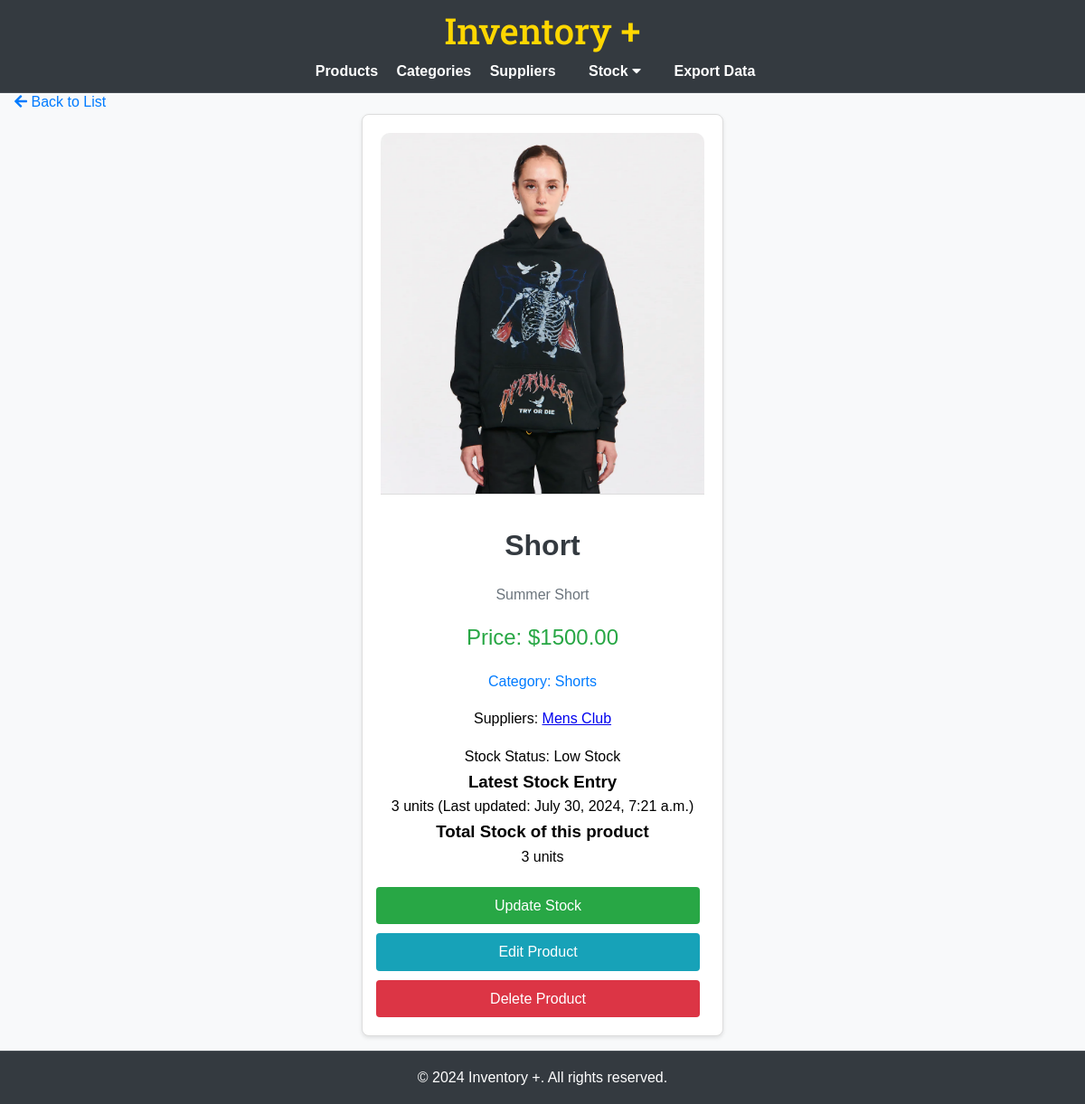
Screenshot of /products/2/ with the database file from the repository.
### inventory/models.py (models this page shows, shortened)
class Product(models.Model):
    name = models.CharField(max_length=100)
    description = models.TextField()
    price = models.DecimalField(max_digits=10, decimal_places=2)
    category = models.ForeignKey(Category, on_delete=models.CASCADE, related_name='products')
    suppliers = models.ManyToManyField(Supplier, related_name='products')
    image = models.ImageField(upload_to='product_images/', null=True, blank=True)
    def get_stock_level(self):
        return self.stock_entries.aggregate(total_stock=models.Sum('quantity'))['total_stock'] or 0
    def stock_status(self):
        stock_level = self.get_stock_level()
        if stock_level > 10:
            return 'In Stock'
        elif 1 <= stock_level <= 10:
            return 'Low Stock'
        else:
            return 'Out of Stock'

class Category(models.Model):
    name = models.CharField(max_length=100)

class Supplier(models.Model):
    name = models.CharField(max_length=100)
    address = models.CharField(max_length=255, null=True, blank=True)
    logo = models.ImageField(upload_to='supplier_logos/', null=True, blank=True)
    email = models.EmailField(max_length=100, null=True, blank=True)
    website = models.URLField(max_length=200, null=True, blank=True)
    phone_number = models.CharField(max_length=20, null=True, blank=True)

class Stock(models.Model):
    product = models.ForeignKey(Product, on_delete=models.CASCADE, related_name='stock_entries')
    quantity = models.PositiveIntegerField()
    date_updated = models.DateTimeField(auto_now=True)

### inventory/views.py (the view)
# urls.py: path('products/<int:pk>/', views.product_detail, name='product_detail'),
def product_detail(request, pk):
    product = get_object_or_404(Product, pk=pk)
    latest_stock_entry = product.stock_entries.order_by('-date_updated').first()
    return render(request, 'inventory/product_detail.html', {'product': product, 'latest_stock_entry': latest_stock_entry})

### inventory/templates/inventory/product_detail.html
{% extends "base.html" %}
{% block content %}
<div style="margin-top: 20px;">
    <a href="{% url 'product_list' %}" style="color: #007bff; text-decoration: none; font-size: 16px;"> <i class="fas fa-arrow-left"></i> Back to List</a>
</div>
<div class="product-detail-card small-card">
    <img src="{{ product.image.url }}" alt="{{ product.name }}" class="product-image">
    <h1>{{ product.name }}</h1>
    <p class="product-description">{{ product.description }}</p>
    <p class="product-price">Price: ${{ product.price }}</p>
    <p class="product-category">Category: {{ product.category.name }}</p>
    <p class="product-suppliers">Suppliers:
        {% for supplier in product.suppliers.all %}
            <a href="{% url 'supplier_detail' supplier.pk %}">{{ supplier.name }}</a>{% if not forloop.last %}, {% endif %}
        {% endfor %}
    </p>
    <p class="product-stock">Stock Status:
        {% if product.stock_status == 'In Stock' %}
        <span class="badge badge-success">{{ product.stock_status }}</span>
        {% elif product.stock_status == 'Low Stock' %}
        <span class="badge badge-warning">{{ product.stock_status }}</span>
        {% else %}
        <span class="badge badge-danger">{{ product.stock_status }}</span>
        {% endif %}
    </p>
    <h3>Latest Stock Entry</h3>
    {% if latest_stock_entry %}
    <p>{{ latest_stock_entry.quantity }} units (Last updated: {{ latest_stock_entry.date_updated }})</p>
    <h3>Total Stock of this product</h3>
    <p>{{ product.get_stock_level }} units</p>
    {% else %}
    <p>No stock entries available.</p>
    {% endif %}
    <div class="product-actions">
        <a class="btn btn-success" style="margin-right: 10px;" href="{% url 'stock_update' pk=product.pk %}">Update Stock</a>
        <a class="btn btn-info" style="margin-right: 10px;" href="{% url 'product_edit' pk=product.pk %}">Edit Product</a>
        <a class="btn btn-danger" style="margin-right: 10px;" href="{% url 'product_delete' pk=product.pk %}">Delete Product</a>
    </div>
</div>
{% endblock %}

### inventory/static/css/style.css (style rules this page uses)
* { margin: 0; padding: 0; box-sizing: border-box; }
html, body { height: 100%; font-family: Arial, sans-serif; line-height: 1.6; background-color: #f8f9fa; }
body { display: flex; flex-direction: column; }
.btn-success { background-color: #28a745; }
.btn-danger { background-color: #dc3545; }
.btn-info { background-color: #17a2b8; }
.product-detail-card { background-color: #fff; border: 1px solid #ddd; border-radius: 10px; box-shadow: 0 4px 8px rgba(0, 0, 0, 0.1); padding: 1rem; max-width: 800px; margin: 2rem auto; display: flex; flex-direction: column; align-items: center; }
.product-detail-card img { width: 100%; height: 400px; object-fit: cover; border-bottom: 1px solid #ddd; border-radius: 10px 10px 0 0; }
.product-detail-card h1 { font-size: 2rem; margin: 1rem 0; color: #343a40; }
.product-detail-card .product-description { margin-bottom: 1rem; color: #6c757d; text-align: center; }
.small-card { max-width: 400px; margin: 0 auto; padding: 20px; border: 1px solid #ddd; border-radius: 8px; box-shadow: 0 2px 4px rgba(0, 0, 0, 0.1); background-color: #fff; }
.product-image { max-width: 100%; height: auto; margin-bottom: 15px; }
.product-actions { display: flex; justify-content: space-between; margin-top: 20px; }
.product-actions .btn { flex: 1; margin-right: 10px; }
.product-actions .btn:last-child { margin-right: 0; }
.product-detail-card .product-price { font-size: 1.5rem; margin-bottom: 1rem; color: #28a745; text-align: center; }
.product-detail-card .product-category { margin-bottom: 1rem; color: #007bff; text-align: center; }
.product-detail-card .product-suppliers { margin-bottom: 1rem; text-align: center; }
.product-detail-card .product-actions { display: flex; flex-direction: column; gap: 10px; width: 100%; align-items: center; }
.product-detail-card .product-actions .btn { display: block; width: 100%; padding: 0.5rem 1rem; border-radius: 4px; text-align: center; text-decoration: none; color: #fff; box-sizing: border-box; }
.product-detail-card .product-actions .btn-success { background-color: #28a745; }
.product-detail-card .product-actions .btn-info { background-color: #17a2b8; }
.product-detail-card .product-actions .btn-danger { background-color: #dc3545; }

### rows the page displays
Product: image (picture), name "Short", description "Summer Short", price "1500.00", category.name "Shorts", stock_status "Low Stock", get_stock_level "3"
Supplier: name "Mens Club"
Stock: quantity "3", date_updated "July 30, 2024, 7:21 a.m."
